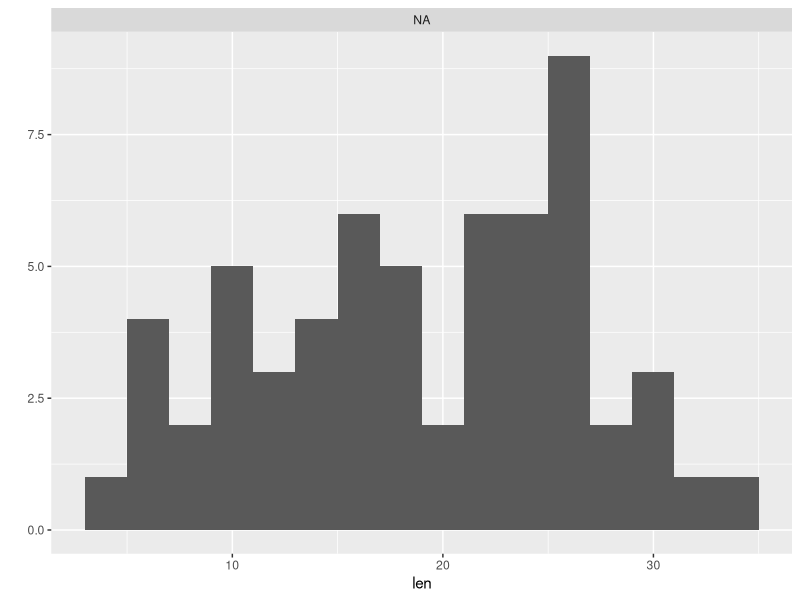

Write the R code that produced this figure.
## ---- chunk 1
knitr::opts_chunk$set(echo = TRUE)
## ---- chunk 2
data("ToothGrowth")
## ---- chunk 3
head(ToothGrowth)
## ---- chunk 4
summary(ToothGrowth)
## ---- chunk 5
str(ToothGrowth)
## ---- chunk 6
library(ggplot2)
qplot(len, data=ToothGrowth, facets = .~supp+dose, binwidth=2)
## ---- chunk 7
supp1<-ToothGrowth[ToothGrowth$supp=="OJ", "len"]
supp2<-ToothGrowth[ToothGrowth$supp=="VC", "len"]
## ---- chunk 8
t.test(supp1, supp2, paired = FALSE, var.equal = FALSE)$conf
## ---- chunk 9
x1<-ToothGrowth[ToothGrowth$dose=="0.5", "len"]
x2<-ToothGrowth[ToothGrowth$dose=="1", "len"]
x3<-ToothGrowth[ToothGrowth$dose=="2", "len"]
## ---- chunk 10
t.test(x1, x2, paired = FALSE, var.equal = FALSE)$conf
## ---- chunk 11
t.test(x1, x3, paired = FALSE, var.equal = FALSE)$conf
## ---- chunk 12
t.test(x2, x3, paired = FALSE, var.equal = FALSE)$conf
